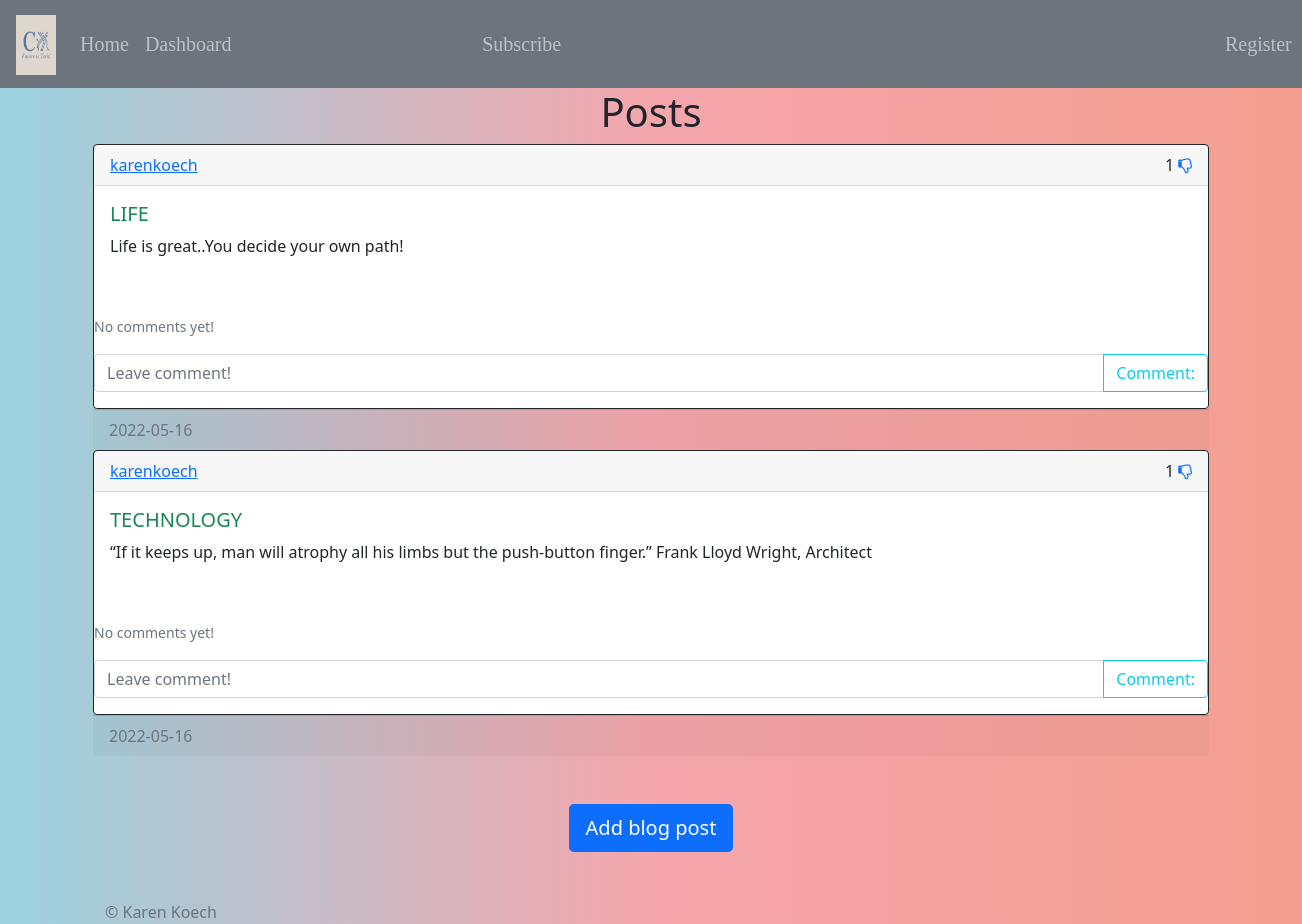
The page /home on the database its author committed.
### app/models.py (models this page shows)
class Post(db.Model):
    id = db.Column(db.Integer, primary_key=True)
    date_created = db.Column(db.DateTime, default=datetime.utcnow)
    text = db.Column(db.Text, nullable=False)
    title = db.Column(db.String(120), nullable=False)
    author= db.Column(db.Integer, db.ForeignKey('user.id',ondelete="CASCADE"),nullable=False)
    comments = db.relationship('Comment', backref='post', passive_deletes=True)
    votes = db.relationship('Vote', backref='post', passive_deletes=True)

class User(db.Model, UserMixin):
    id = db.Column(db.Integer, primary_key=True)
    username = db.Column(db.String(20), unique=True, nullable=False)
    email = db.Column(db.String(120), unique=True, nullable=False)
    password = db.Column(db.String(60), nullable=False)
    date_created = db.Column(db.DateTime, default=datetime.utcnow)
    posts = db.relationship('Post', backref='user', passive_deletes=True)
    comments = db.relationship('Comment', backref='user', passive_deletes=True)
    votes = db.relationship('Vote', backref='user', passive_deletes=True)
    subscriptions = db.relationship('Subscription', backref='user', passive_deletes=True)

### app/views.py (the view)
@views.route('/')
@views.route('/home')
def home():
    posts=Post.query.all()
    return render_template('home.html',user= current_user,posts=posts)

### app/templates/home.html (shortened to what this page needs)
{% extends "post_view.html" %}

### app/templates/post_view.html (shortened to what this page needs)
{% extends "base.html" %} {% block title %}Home{% endblock %} {% block content
%}
<h1 align="center">{% block header%}Posts{% endblock %}</h1>
<div id="posts">
    {% for post in posts %}
<div class="card border-dark">
    <div class="card-header d-flex justify-content-between align-items-center rows="5" cols="50">
    <a href="/posts/{{post.user.username}}">{{ post.user.username }}</a>
    <div>
        {{post.votes|length}}
        {% if user.id in post.votes|map(attribute="author")|list%}
        <a href="/vote_post/{{post.id}}"><i <i class="fa fa-thumbs-o-up" aria-hidden="true"></i></a>
        {%else%}
        <a href="/vote_post/{{post.id}}"><i class="fa fa-thumbs-o-down" aria-hidden="true"></i></a>
        {%endif%}
        </div>
        </div>
    <div class="card-body rows="10" cols="20">
        <h5 class="card-title text-uppercase text-success text-font-bold">{{ post.title }}</h5>
        <p class="card-text">{{ post.text }}</p>
        <br />
    </div>
    <p class="card-text">
        {% if post.comments|length > 0%}
        <a data-bs-toggle="collapse" href="#comments-{{ post.id }}" role="button">
            <small> See {{ post.comments|length}} comments</small>
        </a>
        {%else%}
            <small class="text-muted"> No comments yet!</small>
        {% endif %}
        </p>
        <form class="input-group mb-3" method="POST" action="/create_comment/{{post.id}}">
            <input type="text" id="text" name="text" class="form-control" placeholder="Leave comment!"> <br />
            <button type="submit" class="btn btn-outline-info">Comment:</button>
        </form>
    </div>
    <div class="card-footer text-muted">{{post.date_created.strftime('%Y-%m-%d')}}
    </div>
    {% endfor%}
</div>
<br />
{%block footer%}
<div align="center"> <br/>
    <a href="/create_post" class="btn btn-lg btn-primary">Add blog post</a>
</div>
<footer class="footer">
    <div class="container pt-lg-5">
      <span class="text-muted">&copy; {{ current_year }}Karen Koech</span>
{% endblock %}
{% endblock %}

### app/static/style.css (style rules this page uses)
body { background-image: linear-gradient(to right, #9ad2df, #f4a6ac, #f49f90); }

### rows shown on the page
Post: user.username "karenkoech", votes|length "1", title "LIFE", text "Life is great..You decide your own path!", date_created "2022-05-16"
Post: user.username "karenkoech", votes|length "1", title "TECHNOLOGY", text "“If it keeps up, man will atrophy all his limbs but the push-button finger.” Frank Lloyd Wright, Architect", date_created "2022-05-16"
